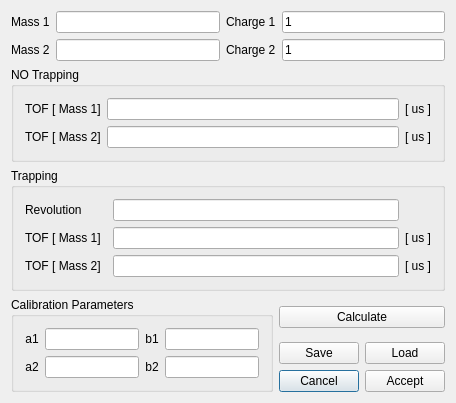
<?xml version="1.0" encoding="UTF-8"?>
<ui version="4.0">
 <class>CalibIsep</class>
 <widget class="QDialog" name="CalibIsep">
  <property name="geometry">
   <rect>
    <x>0</x>
    <y>0</y>
    <width>456</width>
    <height>363</height>
   </rect>
  </property>
  <property name="sizePolicy">
   <sizepolicy hsizetype="MinimumExpanding" vsizetype="MinimumExpanding">
    <horstretch>0</horstretch>
    <verstretch>0</verstretch>
   </sizepolicy>
  </property>
  <property name="minimumSize">
   <size>
    <width>0</width>
    <height>0</height>
   </size>
  </property>
  <property name="maximumSize">
   <size>
    <width>166550</width>
    <height>166550</height>
   </size>
  </property>
  <property name="windowTitle">
   <string>Calibration of ISEP</string>
  </property>
  <layout class="QGridLayout" name="gridLayout_5">
   <item row="7" column="1">
    <widget class="QPushButton" name="CancelButton">
     <property name="text">
      <string>Cancel</string>
     </property>
    </widget>
   </item>
   <item row="3" column="0" rowspan="5">
    <layout class="QHBoxLayout" name="horizontalLayout">
     <item>
      <widget class="QGroupBox" name="groupBox_3">
       <property name="title">
        <string>Calibration Parameters</string>
       </property>
       <layout class="QGridLayout" name="gridLayout_3">
        <item row="0" column="0">
         <widget class="QLabel" name="label">
          <property name="text">
           <string>a1</string>
          </property>
          <property name="alignment">
           <set>Qt::AlignCenter</set>
          </property>
         </widget>
        </item>
        <item row="0" column="1">
         <widget class="QLineEdit" name="a1CalibEdit"/>
        </item>
        <item row="0" column="2">
         <widget class="QLabel" name="label_4">
          <property name="text">
           <string>b1</string>
          </property>
          <property name="alignment">
           <set>Qt::AlignCenter</set>
          </property>
         </widget>
        </item>
        <item row="0" column="3">
         <widget class="QLineEdit" name="b1CalibEdit"/>
        </item>
        <item row="1" column="0">
         <widget class="QLabel" name="label_3">
          <property name="text">
           <string>a2</string>
          </property>
          <property name="alignment">
           <set>Qt::AlignCenter</set>
          </property>
         </widget>
        </item>
        <item row="1" column="1">
         <widget class="QLineEdit" name="a2CalibEdit"/>
        </item>
        <item row="1" column="2">
         <widget class="QLabel" name="label_2">
          <property name="text">
           <string>b2</string>
          </property>
          <property name="alignment">
           <set>Qt::AlignCenter</set>
          </property>
         </widget>
        </item>
        <item row="1" column="3">
         <widget class="QLineEdit" name="b2CalibEdit"/>
        </item>
       </layout>
       <zorder>b1CalibEdit</zorder>
       <zorder>b2CalibEdit</zorder>
       <zorder>label_4</zorder>
       <zorder>label_2</zorder>
       <zorder>a1CalibEdit</zorder>
       <zorder>label</zorder>
       <zorder>label_3</zorder>
       <zorder>a1CalibEdit</zorder>
       <zorder>a2CalibEdit</zorder>
       <zorder>label_4</zorder>
       <zorder>b1CalibEdit</zorder>
       <zorder>label_2</zorder>
       <zorder>b2CalibEdit</zorder>
      </widget>
     </item>
    </layout>
   </item>
   <item row="7" column="2">
    <widget class="QPushButton" name="AcceptButton">
     <property name="text">
      <string>Accept</string>
     </property>
    </widget>
   </item>
   <item row="2" column="0" colspan="3">
    <widget class="QGroupBox" name="groupBox_2">
     <property name="title">
      <string>Trapping</string>
     </property>
     <layout class="QGridLayout" name="gridLayout_4">
      <item row="0" column="0">
       <widget class="QLabel" name="Revolutions">
        <property name="text">
         <string>Revolution     </string>
        </property>
       </widget>
      </item>
      <item row="1" column="0" colspan="2">
       <widget class="QLabel" name="ToF3">
        <property name="text">
         <string>TOF [ Mass 1]</string>
        </property>
       </widget>
      </item>
      <item row="1" column="2">
       <widget class="QLineEdit" name="Tof3Edit"/>
      </item>
      <item row="1" column="3">
       <widget class="QLabel" name="label_14">
        <property name="text">
         <string>[ us ]</string>
        </property>
       </widget>
      </item>
      <item row="2" column="0">
       <widget class="QLabel" name="ToF4">
        <property name="text">
         <string>TOF [ Mass 2]</string>
        </property>
       </widget>
      </item>
      <item row="2" column="3">
       <widget class="QLabel" name="label_15">
        <property name="text">
         <string>[ us ]</string>
        </property>
       </widget>
      </item>
      <item row="2" column="2">
       <widget class="QLineEdit" name="Tof4Edit"/>
      </item>
      <item row="0" column="2">
       <widget class="QLineEdit" name="RevsEdit">
        <property name="sizePolicy">
         <sizepolicy hsizetype="Expanding" vsizetype="Fixed">
          <horstretch>0</horstretch>
          <verstretch>0</verstretch>
         </sizepolicy>
        </property>
       </widget>
      </item>
     </layout>
    </widget>
   </item>
   <item row="1" column="0" colspan="3">
    <widget class="QGroupBox" name="groupBox">
     <property name="title">
      <string>NO Trapping</string>
     </property>
     <layout class="QGridLayout" name="gridLayout">
      <item row="0" column="0">
       <widget class="QLabel" name="ToF1">
        <property name="text">
         <string>TOF [ Mass 1]</string>
        </property>
       </widget>
      </item>
      <item row="0" column="1">
       <widget class="QLineEdit" name="Tof1Edit"/>
      </item>
      <item row="0" column="2">
       <widget class="QLabel" name="label_12">
        <property name="text">
         <string>[ us ]</string>
        </property>
       </widget>
      </item>
      <item row="1" column="0">
       <widget class="QLabel" name="ToF2">
        <property name="text">
         <string>TOF [ Mass 2]</string>
        </property>
       </widget>
      </item>
      <item row="1" column="1">
       <widget class="QLineEdit" name="Tof2Edit"/>
      </item>
      <item row="1" column="2">
       <widget class="QLabel" name="label_13">
        <property name="text">
         <string>[ us ]</string>
        </property>
       </widget>
      </item>
     </layout>
    </widget>
   </item>
   <item row="0" column="0" colspan="3">
    <layout class="QGridLayout" name="gridLayout_2">
     <item row="0" column="3">
      <widget class="QLineEdit" name="charge1Edit">
       <property name="text">
        <string>1</string>
       </property>
      </widget>
     </item>
     <item row="0" column="1">
      <widget class="QLineEdit" name="mass1Edit"/>
     </item>
     <item row="0" column="0">
      <widget class="QLabel" name="nuclide1">
       <property name="text">
        <string>Mass 1</string>
       </property>
      </widget>
     </item>
     <item row="0" column="2">
      <widget class="QLabel" name="label_7">
       <property name="sizePolicy">
        <sizepolicy hsizetype="Preferred" vsizetype="Preferred">
         <horstretch>0</horstretch>
         <verstretch>0</verstretch>
        </sizepolicy>
       </property>
       <property name="text">
        <string>Charge 1</string>
       </property>
      </widget>
     </item>
     <item row="1" column="0">
      <widget class="QLabel" name="nuclide2">
       <property name="text">
        <string>Mass 2</string>
       </property>
      </widget>
     </item>
     <item row="1" column="1">
      <widget class="QLineEdit" name="mass2Edit"/>
     </item>
     <item row="1" column="2">
      <widget class="QLabel" name="charge">
       <property name="text">
        <string>Charge 2</string>
       </property>
      </widget>
     </item>
     <item row="1" column="3">
      <widget class="QLineEdit" name="charge2Edit">
       <property name="text">
        <string>1</string>
       </property>
      </widget>
     </item>
    </layout>
   </item>
   <item row="6" column="1">
    <widget class="QPushButton" name="saveButton">
     <property name="text">
      <string>Save</string>
     </property>
     <property name="shortcut">
      <string>Ctrl+S</string>
     </property>
    </widget>
   </item>
   <item row="6" column="2">
    <widget class="QPushButton" name="loadButton">
     <property name="text">
      <string>Load</string>
     </property>
     <property name="shortcut">
      <string>Ctrl+O</string>
     </property>
    </widget>
   </item>
   <item row="4" column="1" colspan="2">
    <widget class="QPushButton" name="calcButton">
     <property name="text">
      <string>Calculate</string>
     </property>
     <property name="shortcut">
      <string>Ctrl+W</string>
     </property>
    </widget>
   </item>
  </layout>
 </widget>
 <layoutdefault spacing="6" margin="11"/>
 <resources/>
 <connections>
  <connection>
   <sender>AcceptButton</sender>
   <signal>clicked()</signal>
   <receiver>CalibIsep</receiver>
   <slot>accept()</slot>
   <hints>
    <hint type="sourcelabel">
     <x>452</x>
     <y>329</y>
    </hint>
    <hint type="destinationlabel">
     <x>397</x>
     <y>290</y>
    </hint>
   </hints>
  </connection>
  <connection>
   <sender>CancelButton</sender>
   <signal>clicked()</signal>
   <receiver>CalibIsep</receiver>
   <slot>close()</slot>
   <hints>
    <hint type="sourcelabel">
     <x>452</x>
     <y>392</y>
    </hint>
    <hint type="destinationlabel">
     <x>399</x>
     <y>328</y>
    </hint>
   </hints>
  </connection>
 </connections>
 <slots>
  <slot>calc_params()</slot>
 </slots>
</ui>
